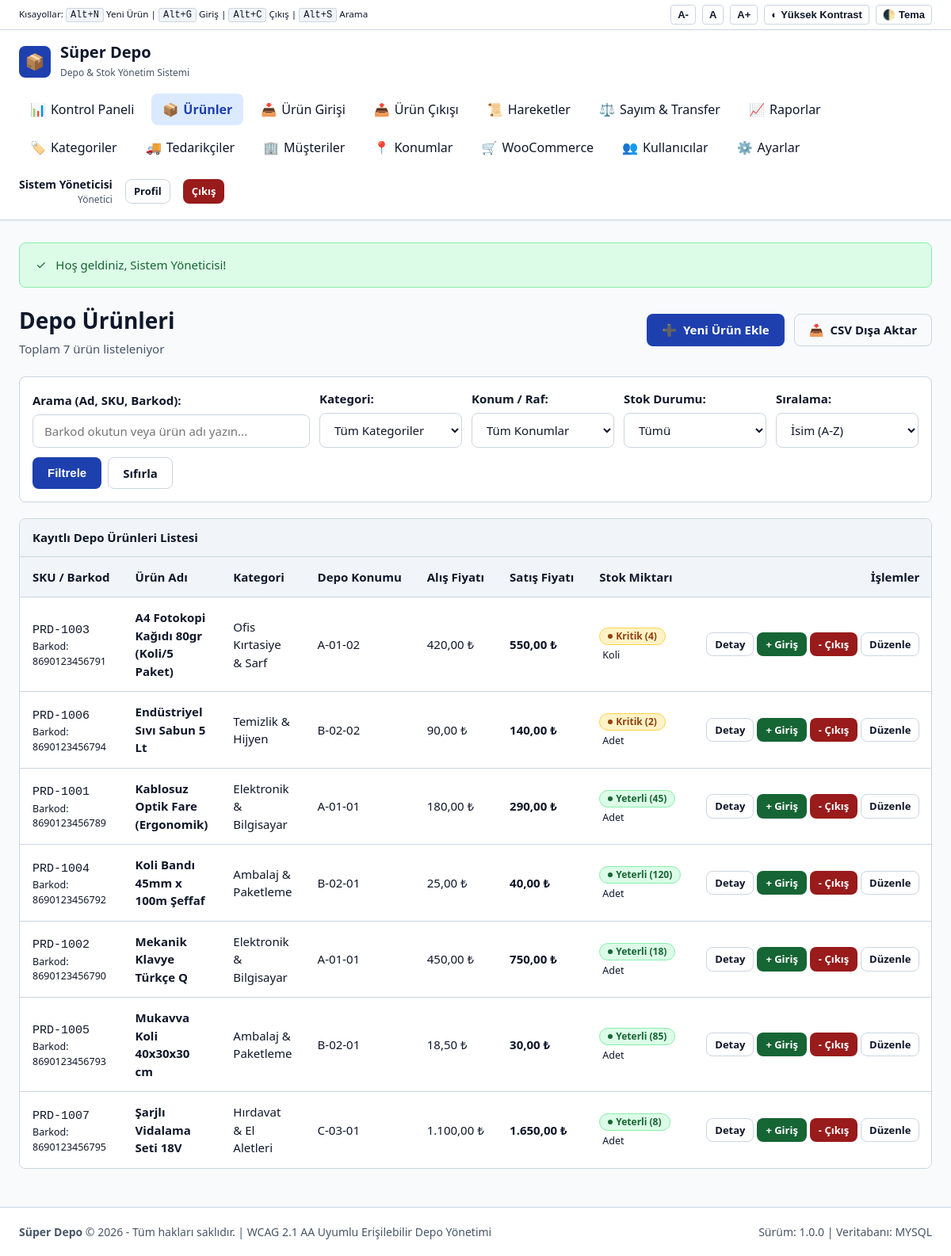
The page /products.php (signed in) on the database its author committed.
### tables this page shows
CREATE TABLE products (
    id INT AUTO_INCREMENT PRIMARY KEY,
    sku VARCHAR(50) NOT NULL UNIQUE,
    barcode VARCHAR(100) NULL UNIQUE,
    name VARCHAR(200) NOT NULL,
    category_id INT NULL,
    location_id INT NULL,
    unit VARCHAR(30) NOT NULL DEFAULT 'Adet',
    purchase_price DECIMAL(12, 2) NOT NULL DEFAULT 0.00,
    sale_price DECIMAL(12, 2) NOT NULL DEFAULT 0.00,
    stock_quantity DECIMAL(12, 2) NOT NULL DEFAULT 0.00,
    min_stock_level DECIMAL(12, 2) NOT NULL DEFAULT 5.00,
    description TEXT NULL,
    is_active TINYINT(1) NOT NULL DEFAULT 1,
    created_at TIMESTAMP DEFAULT CURRENT_TIMESTAMP,
    updated_at TIMESTAMP DEFAULT CURRENT_TIMESTAMP ON UPDATE CURRENT_TIMESTAMP,
    FOREIGN KEY (category_id) REFERENCES categories(id) ON DELETE SET NULL,
    FOREIGN KEY (location_id) REFERENCES locations(id) ON DELETE SET NULL,
    INDEX idx_products_sku (sku),
    INDEX idx_products_barcode (barcode),
    INDEX idx_products_category (category_id),
    INDEX idx_products_stock (stock_quantity, min_stock_level)
);

CREATE TABLE categories (
    id INT AUTO_INCREMENT PRIMARY KEY,
    name VARCHAR(100) NOT NULL,
    code VARCHAR(50) NULL,
    description TEXT NULL,
    created_at TIMESTAMP DEFAULT CURRENT_TIMESTAMP
);

CREATE TABLE locations (
    id INT AUTO_INCREMENT PRIMARY KEY,
    name VARCHAR(100) NOT NULL,  
    warehouse_name VARCHAR(100) NOT NULL DEFAULT 'Ana Depo',
    code VARCHAR(50) NULL,
    description TEXT NULL,
    created_at TIMESTAMP DEFAULT CURRENT_TIMESTAMP
);

### products.php (the view, shortened to what this page needs)
<?php
require_once __DIR__ . '/includes/header.php';
$db = get_db();
$search = trim($_GET['search'] ?? '');
$sort = $_GET['sort'] ?? 'name_asc';
$page = max(1, (int)($_GET['page'] ?? 1));
$per_page = ITEMS_PER_PAGE;
$offset = ($page - 1) * $per_page;
$where = ['p.is_active = 1'];
$params = [];
$order_by = 'p.name ASC';
$where_clause = implode(' AND ', $where);
$count_stmt = $db->prepare("SELECT COUNT(*) FROM products p WHERE {$where_clause}");
$count_stmt->execute($params);
$total_products = (int)$count_stmt->fetchColumn();
$query = "SELECT p.*, c.name as category_name, l.name as location_name
          FROM products p
          LEFT JOIN categories c ON p.category_id = c.id
          LEFT JOIN locations l ON p.location_id = l.id
          WHERE {$where_clause}
          ORDER BY {$order_by}
          LIMIT {$per_page} OFFSET {$offset}";
$stmt = $db->prepare($query);
$stmt->execute($params);
$products = $stmt->fetchAll();
?>
<div class="page-header">
    <div>
        <h1 class="page-title">Depo Ürünleri</h1>
        <p class="page-subtitle">Toplam <?= format_number($total_products, 0) ?> ürün listeleniyor</p>
    </div>
    <div class="page-actions">
        <a href="product-add.php" class="btn btn-primary" title="Yeni Ürün Kartı Ekle (Alt+N)">
            <span aria-hidden="true">➕</span> Yeni Ürün Ekle
        </a>
        <a href="reports.php?export=products_csv" class="btn btn-outline" title="Ürünleri CSV formatında indir">
            <span aria-hidden="true">📥</span> CSV Dışa Aktar
        </a>
    </div>
</div>
<form method="GET" action="products.php" class="filter-bar" role="search" aria-label="Ürün Filtreleme">
    <div class="form-group" style="flex: 2;">
        <label for="search-input" class="form-label">Arama (Ad, SKU, Barkod):</label>
        <input type="search" id="search-input" name="search" class="form-control"
               placeholder="Barkod okutun veya ürün adı yazın..." value="<?= e($search) ?>" autofocus>
    </div>
    <div class="form-group">
        <label for="category_id" class="form-label">Kategori:</label>
        <select id="category_id" name="category_id" class="form-control">
            <option value="">Tüm Kategoriler</option>
        </select>
    </div>
    <div class="form-group">
        <label for="location_id" class="form-label">Konum / Raf:</label>
        <select id="location_id" name="location_id" class="form-control">
            <option value="">Tüm Konumlar</option>
        </select>
    </div>
    <div class="form-group">
        <label for="stock_status" class="form-label">Stok Durumu:</label>
        <select id="stock_status" name="stock_status" class="form-control">
            <option value="">Tümü</option>
        </select>
    </div>
    <div class="form-group">
        <label for="sort" class="form-label">Sıralama:</label>
        <select id="sort" name="sort" class="form-control">
            <option value="name_asc" <?= $sort === 'name_asc' ? 'selected' : '' ?>>İsim (A-Z)</option>
        </select>
    </div>
    <div style="display: flex; gap: 0.5rem; align-items: flex-end;">
        <button type="submit" class="btn btn-primary" title="Filtreleri Uygula">Filtrele</button>
        <a href="products.php" class="btn btn-outline" title="Filtreleri Temizle">Sıfırla</a>
    </div>
</form>
<div class="table-responsive">
    <table class="data-table" aria-label="Depodaki Ürünler Tablosu">
        <caption>Kayıtlı Depo Ürünleri Listesi</caption>
        <thead>
            <tr>
                <th scope="col">SKU / Barkod</th>
                <th scope="col">Ürün Adı</th>
                <th scope="col">Kategori</th>
                <th scope="col">Depo Konumu</th>
                <th scope="col">Alış Fiyatı</th>
                <th scope="col">Satış Fiyatı</th>
                <th scope="col">Stok Miktarı</th>
                <th scope="col" style="text-align: right;">İşlemler</th>
            </tr>
        </thead>
        <tbody>
            <?php if (empty($products)): ?>
            <tr>
                <td colspan="8" style="text-align: center; color: var(--color-text-muted); padding: 2.5rem;">
                    Arama kriterlerine uygun ürün bulunamadı.
                </td>
            </tr>
            <?php else: ?>
                <?php foreach ($products as $p): ?>
                <tr>
                    <td>
                        <code><?= e($p['sku']) ?></code>
                        <?php if ($p['barcode']): ?>
                            <small class="text-muted" style="display: block;">Barkod: <?= e($p['barcode']) ?></small>
                        <?php endif; ?>
                    </td>
                    <td>
                        <strong>
                            <a href="product-view.php?id=<?= (int)$p['id'] ?>" style="color: inherit; text-decoration: none;">
                                <?= e($p['name']) ?>
                            </a>
                        </strong>
                    </td>
                    <td><?= e($p['category_name'] ?: '-') ?></td>
                    <td><?= e($p['location_name'] ?: '-') ?></td>
                    <td><?= format_currency($p['purchase_price']) ?></td>
                    <td><strong><?= format_currency($p['sale_price']) ?></strong></td>
                    <td>
                        <?= get_stock_badge((float)$p['stock_quantity'], (float)$p['min_stock_level']) ?>
                        <small class="text-muted" style="margin-left: 4px;"><?= e($p['unit']) ?></small>
                    </td>
                    <td style="text-align: right; white-space: nowrap;">
                        <a href="product-view.php?id=<?= (int)$p['id'] ?>" class="btn btn-sm btn-outline" title="Ürün Detayları ve Etiket">
                            Detay
                        </a>
                        <a href="stock-in.php?product_id=<?= (int)$p['id'] ?>" class="btn btn-sm btn-success" title="Depoya Giriş Yap">
                            + Giriş
                        </a>
                        <a href="stock-out.php?product_id=<?= (int)$p['id'] ?>" class="btn btn-sm btn-danger" title="Depodan Çıkış Yap">
                            - Çıkış
                        </a>
                        <a href="product-edit.php?id=<?= (int)$p['id'] ?>" class="btn btn-sm btn-outline" title="Ürünü Düzenle">
                            Düzenle
                        </a>
                    </td>
                </tr>
                <?php endforeach; ?>
            <?php endif; ?>
        </tbody>
    </table>
</div>
<?php require_once __DIR__ . '/includes/footer.php'; ?>

### includes/functions.php (shortened to what this page needs)
<?php
function e(?string $str): string {
    return htmlspecialchars((string)($str ?? ''), ENT_QUOTES, 'UTF-8');
}
function format_currency(float|int|string $amount, string $symbol = DEFAULT_CURRENCY): string {
    $num = (float)$amount;
    return number_format($num, 2, ',', '.') . ' ' . $symbol;
}
function format_number(float|int|string $number, int $decimals = 2): string {
    $num = (float)$number;
    if (floor($num) == $num) {
        return number_format($num, 0, ',', '.');
    }
    return number_format($num, $decimals, ',', '.');
}
function get_stock_badge(float $current, float $min): string {
    if ($current <= 0) {
        return '<span class="badge badge-danger" role="status" aria-label="Tükendi: Stokta ürün kalmadı"><span class="badge-dot" aria-hidden="true"></span> Tükendi (0)</span>';
    } elseif ($current <= $min) {
        return '<span class="badge badge-warning" role="status" aria-label="Kritik Stok: ' . format_number($current) . ' kaldı, minimum ' . format_number($min) . '"><span class="badge-dot" aria-hidden="true"></span> Kritik (' . format_number($current) . ')</span>';
    } else {
        return '<span class="badge badge-success" role="status" aria-label="Yeterli Stok: ' . format_number($current) . ' adet mevcut"><span class="badge-dot" aria-hidden="true"></span> Yeterli (' . format_number($current) . ')</span>';
    }
}

### rows shown on the page
products: sku "PRD-1003", barcode "8690123456791", name "A4 Fotokopi Kağıdı 80gr (Koli/5 Paket)", category.name "Ofis Kırtasiye & Sarf", location.name "A-01-02", purchase_price "420,00 ₺", sale_price "550,00 ₺", current "4", unit "Koli"
products: sku "PRD-1006", barcode "8690123456794", name "Endüstriyel Sıvı Sabun 5 Lt", category.name "Temizlik & Hijyen", location.name "B-02-02", purchase_price "90,00 ₺", sale_price "140,00 ₺", current "2", unit "Adet"
products: sku "PRD-1001", barcode "8690123456789", name "Kablosuz Optik Fare (Ergonomik)", category.name "Elektronik & Bilgisayar", location.name "A-01-01", purchase_price "180,00 ₺", sale_price "290,00 ₺", current "45", unit "Adet"
products: sku "PRD-1004", barcode "8690123456792", name "Koli Bandı 45mm x 100m Şeffaf", category.name "Ambalaj & Paketleme", location.name "B-02-01", purchase_price "25,00 ₺", sale_price "40,00 ₺", current "120", unit "Adet"
products: sku "PRD-1002", barcode "8690123456790", name "Mekanik Klavye Türkçe Q", category.name "Elektronik & Bilgisayar", location.name "A-01-01", purchase_price "450,00 ₺", sale_price "750,00 ₺", current "18", unit "Adet"
products: sku "PRD-1005", barcode "8690123456793", name "Mukavva Koli 40x30x30 cm", category.name "Ambalaj & Paketleme", location.name "B-02-01", purchase_price "18,50 ₺", sale_price "30,00 ₺", current "85", unit "Adet"
products: sku "PRD-1007", barcode "8690123456795", name "Şarjlı Vidalama Seti 18V", category.name "Hırdavat & El Aletleri", location.name "C-03-01", purchase_price "1.100,00 ₺", sale_price "1.650,00 ₺", current "8", unit "Adet"

### other values the page prints
APP_NAME "Süper Depo"
$user['full_name'] "Sistem Yöneticisi"
$flash['message'] "Hoş geldiniz, Sistem Yöneticisi!"
format_number($total_products, 0) "7"
APP_VERSION "1.0.0"
DB_DRIVER "MYSQL"
